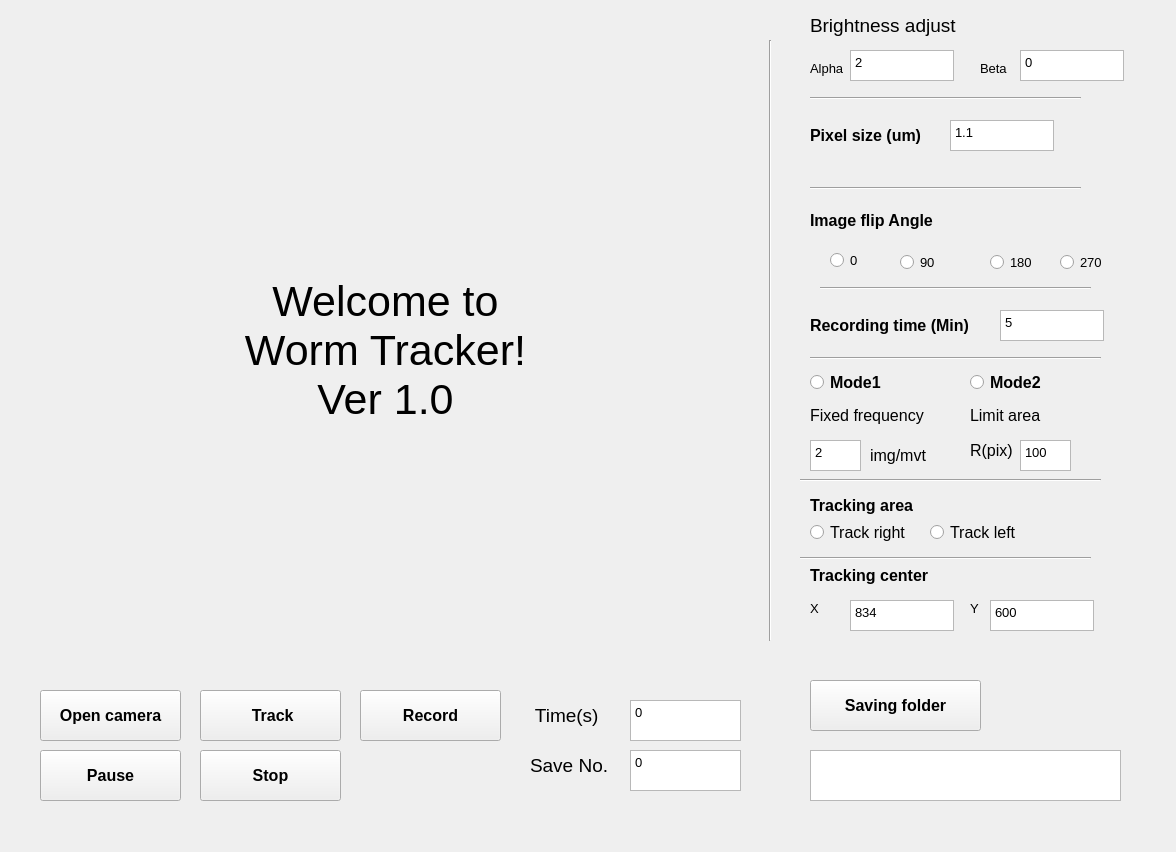
<?xml version="1.0" encoding="UTF-8"?>
<ui version="4.0">
 <class>Tracktor</class>
 <widget class="QWidget" name="Tracktor">
  <property name="geometry">
   <rect>
    <x>0</x>
    <y>0</y>
    <width>1176</width>
    <height>852</height>
   </rect>
  </property>
  <property name="font">
   <font>
    <pointsize>10</pointsize>
   </font>
  </property>
  <property name="windowTitle">
   <string>Worm Tracker Ver 1.0</string>
  </property>
  <widget class="QLabel" name="label_image">
   <property name="geometry">
    <rect>
     <x>20</x>
     <y>20</y>
     <width>731</width>
     <height>661</height>
    </rect>
   </property>
   <property name="font">
    <font>
     <pointsize>32</pointsize>
    </font>
   </property>
   <property name="text">
    <string>Welcome to 
Worm Tracker!
Ver 1.0</string>
   </property>
   <property name="textFormat">
    <enum>Qt::PlainText</enum>
   </property>
   <property name="alignment">
    <set>Qt::AlignCenter</set>
   </property>
  </widget>
  <widget class="Line" name="line">
   <property name="geometry">
    <rect>
     <x>760</x>
     <y>40</y>
     <width>20</width>
     <height>601</height>
    </rect>
   </property>
   <property name="orientation">
    <enum>Qt::Vertical</enum>
   </property>
  </widget>
  <widget class="QPushButton" name="button_saving_folder">
   <property name="geometry">
    <rect>
     <x>810</x>
     <y>680</y>
     <width>171</width>
     <height>51</height>
    </rect>
   </property>
   <property name="font">
    <font>
     <pointsize>12</pointsize>
     <weight>75</weight>
     <bold>true</bold>
    </font>
   </property>
   <property name="text">
    <string>Saving folder</string>
   </property>
  </widget>
  <widget class="QTextBrowser" name="text_file_path_2">
   <property name="geometry">
    <rect>
     <x>810</x>
     <y>750</y>
     <width>311</width>
     <height>51</height>
    </rect>
   </property>
  </widget>
  <widget class="QPushButton" name="open">
   <property name="geometry">
    <rect>
     <x>40</x>
     <y>690</y>
     <width>141</width>
     <height>51</height>
    </rect>
   </property>
   <property name="font">
    <font>
     <pointsize>12</pointsize>
     <weight>75</weight>
     <bold>true</bold>
    </font>
   </property>
   <property name="text">
    <string>Open camera</string>
   </property>
  </widget>
  <widget class="Line" name="line_4">
   <property name="geometry">
    <rect>
     <x>810</x>
     <y>180</y>
     <width>271</width>
     <height>16</height>
    </rect>
   </property>
   <property name="orientation">
    <enum>Qt::Horizontal</enum>
   </property>
  </widget>
  <widget class="QTextEdit" name="high">
   <property name="geometry">
    <rect>
     <x>1020</x>
     <y>50</y>
     <width>104</width>
     <height>31</height>
    </rect>
   </property>
   <property name="html">
    <string>&lt;!DOCTYPE HTML PUBLIC &quot;-//W3C//DTD HTML 4.0//EN&quot; &quot;http://www.w3.org/TR/REC-html40/strict.dtd&quot;&gt;
&lt;html&gt;&lt;head&gt;&lt;meta name=&quot;qrichtext&quot; content=&quot;1&quot; /&gt;&lt;style type=&quot;text/css&quot;&gt;
p, li { white-space: pre-wrap; }
&lt;/style&gt;&lt;/head&gt;&lt;body style=&quot; font-family:'MS Shell Dlg 2'; font-size:10pt; font-weight:400; font-style:normal;&quot;&gt;
&lt;p style=&quot; margin-top:0px; margin-bottom:0px; margin-left:0px; margin-right:0px; -qt-block-indent:0; text-indent:0px;&quot;&gt;&lt;span style=&quot; font-family:'Microsoft YaHei UI';&quot;&gt;0&lt;/span&gt;&lt;/p&gt;&lt;/body&gt;&lt;/html&gt;</string>
   </property>
  </widget>
  <widget class="QLabel" name="label_7">
   <property name="geometry">
    <rect>
     <x>810</x>
     <y>600</y>
     <width>54</width>
     <height>16</height>
    </rect>
   </property>
   <property name="text">
    <string>X</string>
   </property>
  </widget>
  <widget class="QLabel" name="label_9">
   <property name="geometry">
    <rect>
     <x>810</x>
     <y>560</y>
     <width>161</width>
     <height>31</height>
    </rect>
   </property>
   <property name="font">
    <font>
     <pointsize>12</pointsize>
     <weight>75</weight>
     <bold>true</bold>
    </font>
   </property>
   <property name="text">
    <string>Tracking center </string>
   </property>
  </widget>
  <widget class="QTextEdit" name="c_x">
   <property name="geometry">
    <rect>
     <x>850</x>
     <y>600</y>
     <width>104</width>
     <height>31</height>
    </rect>
   </property>
   <property name="html">
    <string>&lt;!DOCTYPE HTML PUBLIC &quot;-//W3C//DTD HTML 4.0//EN&quot; &quot;http://www.w3.org/TR/REC-html40/strict.dtd&quot;&gt;
&lt;html&gt;&lt;head&gt;&lt;meta name=&quot;qrichtext&quot; content=&quot;1&quot; /&gt;&lt;style type=&quot;text/css&quot;&gt;
p, li { white-space: pre-wrap; }
&lt;/style&gt;&lt;/head&gt;&lt;body style=&quot; font-family:'MS Shell Dlg 2'; font-size:10pt; font-weight:400; font-style:normal;&quot;&gt;
&lt;p style=&quot; margin-top:0px; margin-bottom:0px; margin-left:0px; margin-right:0px; -qt-block-indent:0; text-indent:0px;&quot;&gt;834&lt;/p&gt;&lt;/body&gt;&lt;/html&gt;</string>
   </property>
  </widget>
  <widget class="Line" name="line_5">
   <property name="geometry">
    <rect>
     <x>830</x>
     <y>350</y>
     <width>271</width>
     <height>16</height>
    </rect>
   </property>
   <property name="orientation">
    <enum>Qt::Horizontal</enum>
   </property>
  </widget>
  <widget class="QTextEdit" name="c_y">
   <property name="geometry">
    <rect>
     <x>990</x>
     <y>600</y>
     <width>104</width>
     <height>31</height>
    </rect>
   </property>
   <property name="html">
    <string>&lt;!DOCTYPE HTML PUBLIC &quot;-//W3C//DTD HTML 4.0//EN&quot; &quot;http://www.w3.org/TR/REC-html40/strict.dtd&quot;&gt;
&lt;html&gt;&lt;head&gt;&lt;meta name=&quot;qrichtext&quot; content=&quot;1&quot; /&gt;&lt;style type=&quot;text/css&quot;&gt;
p, li { white-space: pre-wrap; }
&lt;/style&gt;&lt;/head&gt;&lt;body style=&quot; font-family:'MS Shell Dlg 2'; font-size:10pt; font-weight:400; font-style:normal;&quot;&gt;
&lt;p style=&quot; margin-top:0px; margin-bottom:0px; margin-left:0px; margin-right:0px; -qt-block-indent:0; text-indent:0px;&quot;&gt;600&lt;/p&gt;&lt;/body&gt;&lt;/html&gt;</string>
   </property>
  </widget>
  <widget class="Line" name="line_8">
   <property name="geometry">
    <rect>
     <x>810</x>
     <y>350</y>
     <width>271</width>
     <height>16</height>
    </rect>
   </property>
   <property name="orientation">
    <enum>Qt::Horizontal</enum>
   </property>
  </widget>
  <widget class="QLabel" name="label_21">
   <property name="geometry">
    <rect>
     <x>810</x>
     <y>310</y>
     <width>181</width>
     <height>31</height>
    </rect>
   </property>
   <property name="font">
    <font>
     <pointsize>12</pointsize>
     <weight>75</weight>
     <bold>true</bold>
    </font>
   </property>
   <property name="text">
    <string>Recording time (Min)</string>
   </property>
  </widget>
  <widget class="QLabel" name="label_8">
   <property name="geometry">
    <rect>
     <x>970</x>
     <y>600</y>
     <width>54</width>
     <height>16</height>
    </rect>
   </property>
   <property name="text">
    <string>Y</string>
   </property>
  </widget>
  <widget class="QTextEdit" name="low">
   <property name="geometry">
    <rect>
     <x>850</x>
     <y>50</y>
     <width>104</width>
     <height>31</height>
    </rect>
   </property>
   <property name="html">
    <string>&lt;!DOCTYPE HTML PUBLIC &quot;-//W3C//DTD HTML 4.0//EN&quot; &quot;http://www.w3.org/TR/REC-html40/strict.dtd&quot;&gt;
&lt;html&gt;&lt;head&gt;&lt;meta name=&quot;qrichtext&quot; content=&quot;1&quot; /&gt;&lt;style type=&quot;text/css&quot;&gt;
p, li { white-space: pre-wrap; }
&lt;/style&gt;&lt;/head&gt;&lt;body style=&quot; font-family:'MS Shell Dlg 2'; font-size:10pt; font-weight:400; font-style:normal;&quot;&gt;
&lt;p style=&quot; margin-top:0px; margin-bottom:0px; margin-left:0px; margin-right:0px; -qt-block-indent:0; text-indent:0px;&quot;&gt;&lt;span style=&quot; font-family:'Microsoft YaHei UI';&quot;&gt;2&lt;/span&gt;&lt;/p&gt;&lt;/body&gt;&lt;/html&gt;</string>
   </property>
  </widget>
  <widget class="QLabel" name="label_12">
   <property name="geometry">
    <rect>
     <x>810</x>
     <y>10</y>
     <width>151</width>
     <height>31</height>
    </rect>
   </property>
   <property name="font">
    <font>
     <pointsize>14</pointsize>
    </font>
   </property>
   <property name="text">
    <string>Brightness adjust</string>
   </property>
  </widget>
  <widget class="QTextEdit" name="frequency">
   <property name="geometry">
    <rect>
     <x>810</x>
     <y>440</y>
     <width>51</width>
     <height>31</height>
    </rect>
   </property>
   <property name="font">
    <font>
     <pointsize>12</pointsize>
    </font>
   </property>
   <property name="html">
    <string>&lt;!DOCTYPE HTML PUBLIC &quot;-//W3C//DTD HTML 4.0//EN&quot; &quot;http://www.w3.org/TR/REC-html40/strict.dtd&quot;&gt;
&lt;html&gt;&lt;head&gt;&lt;meta name=&quot;qrichtext&quot; content=&quot;1&quot; /&gt;&lt;style type=&quot;text/css&quot;&gt;
p, li { white-space: pre-wrap; }
&lt;/style&gt;&lt;/head&gt;&lt;body style=&quot; font-family:'MS Shell Dlg 2'; font-size:12pt; font-weight:400; font-style:normal;&quot;&gt;
&lt;p style=&quot; margin-top:0px; margin-bottom:0px; margin-left:0px; margin-right:0px; -qt-block-indent:0; text-indent:0px;&quot;&gt;&lt;span style=&quot; font-family:'Microsoft YaHei UI'; font-size:10pt;&quot;&gt;2&lt;/span&gt;&lt;/p&gt;&lt;/body&gt;&lt;/html&gt;</string>
   </property>
  </widget>
  <widget class="QLabel" name="label_11">
   <property name="geometry">
    <rect>
     <x>980</x>
     <y>60</y>
     <width>31</width>
     <height>16</height>
    </rect>
   </property>
   <property name="text">
    <string>Beta</string>
   </property>
  </widget>
  <widget class="QTextEdit" name="tracking_time">
   <property name="geometry">
    <rect>
     <x>1000</x>
     <y>310</y>
     <width>104</width>
     <height>31</height>
    </rect>
   </property>
   <property name="html">
    <string>&lt;!DOCTYPE HTML PUBLIC &quot;-//W3C//DTD HTML 4.0//EN&quot; &quot;http://www.w3.org/TR/REC-html40/strict.dtd&quot;&gt;
&lt;html&gt;&lt;head&gt;&lt;meta name=&quot;qrichtext&quot; content=&quot;1&quot; /&gt;&lt;style type=&quot;text/css&quot;&gt;
p, li { white-space: pre-wrap; }
&lt;/style&gt;&lt;/head&gt;&lt;body style=&quot; font-family:'MS Shell Dlg 2'; font-size:10pt; font-weight:400; font-style:normal;&quot;&gt;
&lt;p style=&quot; margin-top:0px; margin-bottom:0px; margin-left:0px; margin-right:0px; -qt-block-indent:0; text-indent:0px;&quot;&gt;5&lt;/p&gt;&lt;/body&gt;&lt;/html&gt;</string>
   </property>
  </widget>
  <widget class="QLabel" name="label_10">
   <property name="geometry">
    <rect>
     <x>810</x>
     <y>60</y>
     <width>41</width>
     <height>16</height>
    </rect>
   </property>
   <property name="text">
    <string>Alpha</string>
   </property>
  </widget>
  <widget class="QPushButton" name="track">
   <property name="geometry">
    <rect>
     <x>200</x>
     <y>690</y>
     <width>141</width>
     <height>51</height>
    </rect>
   </property>
   <property name="font">
    <font>
     <pointsize>12</pointsize>
     <weight>75</weight>
     <bold>true</bold>
    </font>
   </property>
   <property name="text">
    <string> Track</string>
   </property>
  </widget>
  <widget class="QRadioButton" name="mode1">
   <property name="geometry">
    <rect>
     <x>810</x>
     <y>370</y>
     <width>111</width>
     <height>24</height>
    </rect>
   </property>
   <property name="font">
    <font>
     <pointsize>12</pointsize>
     <weight>75</weight>
     <bold>true</bold>
    </font>
   </property>
   <property name="text">
    <string>Mode1</string>
   </property>
   <attribute name="buttonGroup">
    <string notr="true">buttonGroup_2</string>
   </attribute>
  </widget>
  <widget class="QRadioButton" name="mode2">
   <property name="geometry">
    <rect>
     <x>970</x>
     <y>370</y>
     <width>151</width>
     <height>24</height>
    </rect>
   </property>
   <property name="font">
    <font>
     <pointsize>12</pointsize>
     <weight>75</weight>
     <bold>true</bold>
    </font>
   </property>
   <property name="text">
    <string>Mode2</string>
   </property>
   <attribute name="buttonGroup">
    <string notr="true">buttonGroup_2</string>
   </attribute>
  </widget>
  <widget class="QLabel" name="label_28">
   <property name="geometry">
    <rect>
     <x>970</x>
     <y>440</y>
     <width>51</width>
     <height>20</height>
    </rect>
   </property>
   <property name="font">
    <font>
     <pointsize>12</pointsize>
    </font>
   </property>
   <property name="text">
    <string>R(pix)</string>
   </property>
  </widget>
  <widget class="QTextEdit" name="bias_x">
   <property name="geometry">
    <rect>
     <x>1020</x>
     <y>440</y>
     <width>51</width>
     <height>31</height>
    </rect>
   </property>
   <property name="font">
    <font>
     <pointsize>12</pointsize>
    </font>
   </property>
   <property name="html">
    <string>&lt;!DOCTYPE HTML PUBLIC &quot;-//W3C//DTD HTML 4.0//EN&quot; &quot;http://www.w3.org/TR/REC-html40/strict.dtd&quot;&gt;
&lt;html&gt;&lt;head&gt;&lt;meta name=&quot;qrichtext&quot; content=&quot;1&quot; /&gt;&lt;style type=&quot;text/css&quot;&gt;
p, li { white-space: pre-wrap; }
&lt;/style&gt;&lt;/head&gt;&lt;body style=&quot; font-family:'MS Shell Dlg 2'; font-size:12pt; font-weight:400; font-style:normal;&quot;&gt;
&lt;p style=&quot; margin-top:0px; margin-bottom:0px; margin-left:0px; margin-right:0px; -qt-block-indent:0; text-indent:0px;&quot;&gt;&lt;span style=&quot; font-size:10pt;&quot;&gt;100&lt;/span&gt;&lt;/p&gt;&lt;/body&gt;&lt;/html&gt;</string>
   </property>
  </widget>
  <widget class="QLabel" name="label_14">
   <property name="geometry">
    <rect>
     <x>810</x>
     <y>490</y>
     <width>121</width>
     <height>31</height>
    </rect>
   </property>
   <property name="font">
    <font>
     <pointsize>12</pointsize>
     <weight>75</weight>
     <bold>true</bold>
    </font>
   </property>
   <property name="text">
    <string>Tracking area</string>
   </property>
  </widget>
  <widget class="QRadioButton" name="right">
   <property name="geometry">
    <rect>
     <x>810</x>
     <y>520</y>
     <width>171</width>
     <height>24</height>
    </rect>
   </property>
   <property name="font">
    <font>
     <pointsize>12</pointsize>
    </font>
   </property>
   <property name="text">
    <string>Track right</string>
   </property>
   <attribute name="buttonGroup">
    <string notr="true">buttonGroup_3</string>
   </attribute>
  </widget>
  <widget class="QRadioButton" name="left">
   <property name="geometry">
    <rect>
     <x>930</x>
     <y>520</y>
     <width>91</width>
     <height>24</height>
    </rect>
   </property>
   <property name="font">
    <font>
     <pointsize>12</pointsize>
    </font>
   </property>
   <property name="text">
    <string>Track left</string>
   </property>
   <attribute name="buttonGroup">
    <string notr="true">buttonGroup_3</string>
   </attribute>
  </widget>
  <widget class="QLabel" name="label_13">
   <property name="geometry">
    <rect>
     <x>810</x>
     <y>210</y>
     <width>141</width>
     <height>21</height>
    </rect>
   </property>
   <property name="font">
    <font>
     <pointsize>12</pointsize>
     <weight>75</weight>
     <bold>true</bold>
    </font>
   </property>
   <property name="text">
    <string>Image flip Angle</string>
   </property>
  </widget>
  <widget class="Line" name="line_6">
   <property name="geometry">
    <rect>
     <x>820</x>
     <y>280</y>
     <width>271</width>
     <height>16</height>
    </rect>
   </property>
   <property name="orientation">
    <enum>Qt::Horizontal</enum>
   </property>
  </widget>
  <widget class="QRadioButton" name="radioButton_0">
   <property name="geometry">
    <rect>
     <x>830</x>
     <y>250</y>
     <width>61</width>
     <height>21</height>
    </rect>
   </property>
   <property name="text">
    <string>0</string>
   </property>
   <attribute name="buttonGroup">
    <string notr="true">buttonGroup</string>
   </attribute>
  </widget>
  <widget class="QRadioButton" name="radioButton_90">
   <property name="geometry">
    <rect>
     <x>900</x>
     <y>250</y>
     <width>81</width>
     <height>24</height>
    </rect>
   </property>
   <property name="text">
    <string>90</string>
   </property>
   <attribute name="buttonGroup">
    <string notr="true">buttonGroup</string>
   </attribute>
  </widget>
  <widget class="QRadioButton" name="radioButton_180">
   <property name="geometry">
    <rect>
     <x>990</x>
     <y>250</y>
     <width>81</width>
     <height>24</height>
    </rect>
   </property>
   <property name="text">
    <string>180</string>
   </property>
   <attribute name="buttonGroup">
    <string notr="true">buttonGroup</string>
   </attribute>
  </widget>
  <widget class="QRadioButton" name="radioButton_270">
   <property name="geometry">
    <rect>
     <x>1060</x>
     <y>250</y>
     <width>81</width>
     <height>24</height>
    </rect>
   </property>
   <property name="text">
    <string>270</string>
   </property>
   <attribute name="buttonGroup">
    <string notr="true">buttonGroup</string>
   </attribute>
  </widget>
  <widget class="QPushButton" name="record">
   <property name="geometry">
    <rect>
     <x>360</x>
     <y>690</y>
     <width>141</width>
     <height>51</height>
    </rect>
   </property>
   <property name="font">
    <font>
     <pointsize>12</pointsize>
     <weight>75</weight>
     <bold>true</bold>
    </font>
   </property>
   <property name="text">
    <string>Record</string>
   </property>
  </widget>
  <widget class="QLabel" name="label_24">
   <property name="geometry">
    <rect>
     <x>870</x>
     <y>440</y>
     <width>81</width>
     <height>31</height>
    </rect>
   </property>
   <property name="font">
    <font>
     <pointsize>12</pointsize>
    </font>
   </property>
   <property name="text">
    <string>img/mvt</string>
   </property>
  </widget>
  <widget class="QPushButton" name="button_pause">
   <property name="geometry">
    <rect>
     <x>40</x>
     <y>750</y>
     <width>141</width>
     <height>51</height>
    </rect>
   </property>
   <property name="font">
    <font>
     <pointsize>12</pointsize>
     <weight>75</weight>
     <bold>true</bold>
    </font>
   </property>
   <property name="text">
    <string>Pause</string>
   </property>
   <property name="checkable">
    <bool>false</bool>
   </property>
  </widget>
  <widget class="Line" name="line_9">
   <property name="geometry">
    <rect>
     <x>800</x>
     <y>470</y>
     <width>301</width>
     <height>20</height>
    </rect>
   </property>
   <property name="font">
    <font>
     <pointsize>12</pointsize>
    </font>
   </property>
   <property name="orientation">
    <enum>Qt::Horizontal</enum>
   </property>
  </widget>
  <widget class="QPushButton" name="stop">
   <property name="geometry">
    <rect>
     <x>200</x>
     <y>750</y>
     <width>141</width>
     <height>51</height>
    </rect>
   </property>
   <property name="font">
    <font>
     <pointsize>12</pointsize>
     <weight>75</weight>
     <bold>true</bold>
    </font>
   </property>
   <property name="text">
    <string>Stop</string>
   </property>
   <property name="checkable">
    <bool>false</bool>
   </property>
  </widget>
  <widget class="Line" name="line_10">
   <property name="geometry">
    <rect>
     <x>800</x>
     <y>550</y>
     <width>291</width>
     <height>16</height>
    </rect>
   </property>
   <property name="orientation">
    <enum>Qt::Horizontal</enum>
   </property>
  </widget>
  <widget class="QTextEdit" name="number">
   <property name="geometry">
    <rect>
     <x>630</x>
     <y>750</y>
     <width>111</width>
     <height>41</height>
    </rect>
   </property>
   <property name="html">
    <string>&lt;!DOCTYPE HTML PUBLIC &quot;-//W3C//DTD HTML 4.0//EN&quot; &quot;http://www.w3.org/TR/REC-html40/strict.dtd&quot;&gt;
&lt;html&gt;&lt;head&gt;&lt;meta name=&quot;qrichtext&quot; content=&quot;1&quot; /&gt;&lt;style type=&quot;text/css&quot;&gt;
p, li { white-space: pre-wrap; }
&lt;/style&gt;&lt;/head&gt;&lt;body style=&quot; font-family:'MS Shell Dlg 2'; font-size:10pt; font-weight:400; font-style:normal;&quot;&gt;
&lt;p style=&quot; margin-top:0px; margin-bottom:0px; margin-left:0px; margin-right:0px; -qt-block-indent:0; text-indent:0px;&quot;&gt;&lt;span style=&quot; font-family:'Microsoft YaHei UI';&quot;&gt;0&lt;/span&gt;&lt;/p&gt;&lt;/body&gt;&lt;/html&gt;</string>
   </property>
  </widget>
  <widget class="QTextEdit" name="time">
   <property name="geometry">
    <rect>
     <x>630</x>
     <y>700</y>
     <width>111</width>
     <height>41</height>
    </rect>
   </property>
   <property name="html">
    <string>&lt;!DOCTYPE HTML PUBLIC &quot;-//W3C//DTD HTML 4.0//EN&quot; &quot;http://www.w3.org/TR/REC-html40/strict.dtd&quot;&gt;
&lt;html&gt;&lt;head&gt;&lt;meta name=&quot;qrichtext&quot; content=&quot;1&quot; /&gt;&lt;style type=&quot;text/css&quot;&gt;
p, li { white-space: pre-wrap; }
&lt;/style&gt;&lt;/head&gt;&lt;body style=&quot; font-family:'MS Shell Dlg 2'; font-size:10pt; font-weight:400; font-style:normal;&quot;&gt;
&lt;p style=&quot; margin-top:0px; margin-bottom:0px; margin-left:0px; margin-right:0px; -qt-block-indent:0; text-indent:0px;&quot;&gt;&lt;span style=&quot; font-family:'Microsoft YaHei UI';&quot;&gt;0&lt;/span&gt;&lt;/p&gt;&lt;/body&gt;&lt;/html&gt;</string>
   </property>
  </widget>
  <widget class="QLabel" name="label_15">
   <property name="geometry">
    <rect>
     <x>530</x>
     <y>750</y>
     <width>101</width>
     <height>31</height>
    </rect>
   </property>
   <property name="font">
    <font>
     <pointsize>14</pointsize>
    </font>
   </property>
   <property name="text">
    <string>Save No.</string>
   </property>
  </widget>
  <widget class="QLabel" name="label_16">
   <property name="geometry">
    <rect>
     <x>530</x>
     <y>700</y>
     <width>131</width>
     <height>31</height>
    </rect>
   </property>
   <property name="font">
    <font>
     <pointsize>14</pointsize>
    </font>
   </property>
   <property name="text">
    <string> Time(s)</string>
   </property>
  </widget>
  <widget class="QLabel" name="label_17">
   <property name="geometry">
    <rect>
     <x>810</x>
     <y>120</y>
     <width>121</width>
     <height>31</height>
    </rect>
   </property>
   <property name="font">
    <font>
     <pointsize>12</pointsize>
     <weight>75</weight>
     <bold>true</bold>
    </font>
   </property>
   <property name="text">
    <string>Pixel size (um)</string>
   </property>
  </widget>
  <widget class="Line" name="line_7">
   <property name="geometry">
    <rect>
     <x>810</x>
     <y>90</y>
     <width>271</width>
     <height>16</height>
    </rect>
   </property>
   <property name="orientation">
    <enum>Qt::Horizontal</enum>
   </property>
  </widget>
  <widget class="QTextEdit" name="pixelsize">
   <property name="geometry">
    <rect>
     <x>950</x>
     <y>120</y>
     <width>104</width>
     <height>31</height>
    </rect>
   </property>
   <property name="html">
    <string>&lt;!DOCTYPE HTML PUBLIC &quot;-//W3C//DTD HTML 4.0//EN&quot; &quot;http://www.w3.org/TR/REC-html40/strict.dtd&quot;&gt;
&lt;html&gt;&lt;head&gt;&lt;meta name=&quot;qrichtext&quot; content=&quot;1&quot; /&gt;&lt;style type=&quot;text/css&quot;&gt;
p, li { white-space: pre-wrap; }
&lt;/style&gt;&lt;/head&gt;&lt;body style=&quot; font-family:'MS Shell Dlg 2'; font-size:10pt; font-weight:400; font-style:normal;&quot;&gt;
&lt;p style=&quot; margin-top:0px; margin-bottom:0px; margin-left:0px; margin-right:0px; -qt-block-indent:0; text-indent:0px;&quot;&gt;&lt;span style=&quot; font-family:'Microsoft YaHei UI';&quot;&gt;1.1&lt;/span&gt;&lt;/p&gt;&lt;/body&gt;&lt;/html&gt;</string>
   </property>
  </widget>
  <widget class="QLabel" name="label_29">
   <property name="geometry">
    <rect>
     <x>970</x>
     <y>400</y>
     <width>91</width>
     <height>31</height>
    </rect>
   </property>
   <property name="font">
    <font>
     <pointsize>12</pointsize>
    </font>
   </property>
   <property name="text">
    <string>Limit area</string>
   </property>
  </widget>
  <widget class="QLabel" name="label_30">
   <property name="geometry">
    <rect>
     <x>810</x>
     <y>400</y>
     <width>121</width>
     <height>31</height>
    </rect>
   </property>
   <property name="font">
    <font>
     <pointsize>12</pointsize>
    </font>
   </property>
   <property name="text">
    <string>Fixed frequency</string>
   </property>
  </widget>
 </widget>
 <resources/>
 <connections/>
 <buttongroups>
  <buttongroup name="buttonGroup_3"/>
  <buttongroup name="buttonGroup_2"/>
  <buttongroup name="buttonGroup"/>
 </buttongroups>
</ui>
